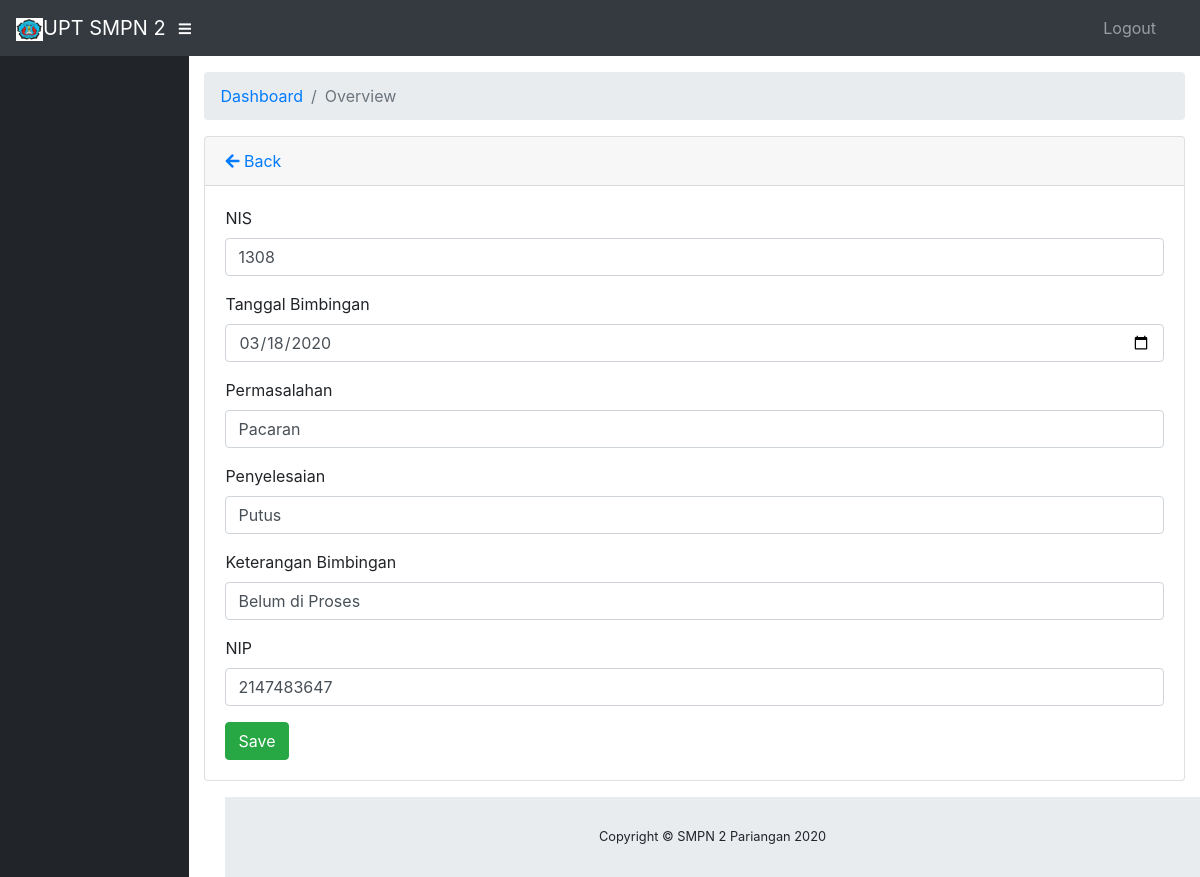
The app's page /bimbingans/edit/9 with its own data.
### tables this page shows
CREATE TABLE IF NOT EXISTS `bimbingan_siswa` (
  `id_bimbingan` int(11) NOT NULL,
  `nis` int(10) NOT NULL,
  `tg_bim` date NOT NULL,
  `permasalahan` varchar(100) NOT NULL,
  `penyelesaian` varchar(100) NOT NULL,
  `ket_bim` varchar(20) NOT NULL,
  `nip` int(20) NOT NULL
);

### application/controllers/Bimbingans.php (called while the page is built, shortened)
<?php
class Bimbingans extends CI_Controller
{
    public function __construct()
    {
        $this->load->model('Mbimbingans');
        $this->load->library("form_validation");
    }
    public function edit($id = NULL)
    {
        $data['databimbingan'] = $this->Mbimbingans->getById($id);
        $this->load->view('bimbingans/edit', $data);
    }
}

### index.php (called while the page is built, shortened)
<?php
require_once BASEPATH.'core/CodeIgniter.php';

### application/models/Mbimbingans.php (called while the page is built, shortened)
<?php
class Mbimbingans extends CI_Model
{
    private $_table = "bimbingan_siswa";
    public function getById($id)
    {
        return $this->db->get_where($this->_table, ['id_bimbingan' => $id])->row();
    }
}

### application/views/bimbingans/edit.php (the view, shortened to what this page needs)
<!DOCTYPE html>
<html lang="en">
<head>
</head>
<body id="page-top">
    <div id="wrapper">
        <div id="content-wrapper">
            <div class="container-fluid ">
                <div class="card mb-3 ">
                    <div class="card-header">
                        <a href="<?php echo base_url() ?>bimbingans/index"><i class="fas fa-arrow-left"></i> Back</a>
                    </div>
                    <div class="card-body">
                        <form action="<?php echo base_url() ?>bimbingans/update" method="post" enctype="multipart/form-data">
                            <div class="form-group">
                                <label>NIS</label>
                                <input value="<?php echo $databimbingan->nis ?>" name="nis" type="number" class="form-control" placeholder="nis">
                            </div>
                            <div class="form-group">
                                <label>Tanggal Bimbingan</label>
                                <input value="<?php echo $databimbingan->tg_bim ?>" name="tg_bim" type="date" class="form-control" placeholder="tg_bim">
                            </div>
                            <div class="form-group">
                                <label>Permasalahan</label>
                                <input value="<?php echo $databimbingan->permasalahan ?>" name="permasalahan" type="text" class="form-control" placeholder="permasalahan">
                            </div>
                            <div class="form-group">
                                <label>Penyelesaian</label>
                                <input value="<?php echo $databimbingan->penyelesaian ?>" name="penyelesaian" type="text" class="form-control" placeholder="penyelesaian">
                            </div>
                            <div class="form-group">
                                <label>Keterangan Bimbingan</label>
                                <input value="<?php echo $databimbingan->ket_bim ?>" name="ket_bim" type="text" class="form-control" placeholder="ket_bim">
                            </div>
                            <div class="form-group">
                                <label>NIP</label>
                                <input value="<?php echo $databimbingan->nip ?>" name="nip" type="number" class="form-control" placeholder="nip">
                            </div>
                            <input class="btn btn-success" type="submit" name="btn" value="Save">
                        </form>
                    </div>
                </div>
            </div>
        </div>
    </div>
</body>
</html>

### records on screen
bimbingan_siswa: nis "1308", tg_bim "03/18/2020", permasalahan "Pacaran", penyelesaian "Putus", ket_bim "Belum di Proses", nip "2147483647"
